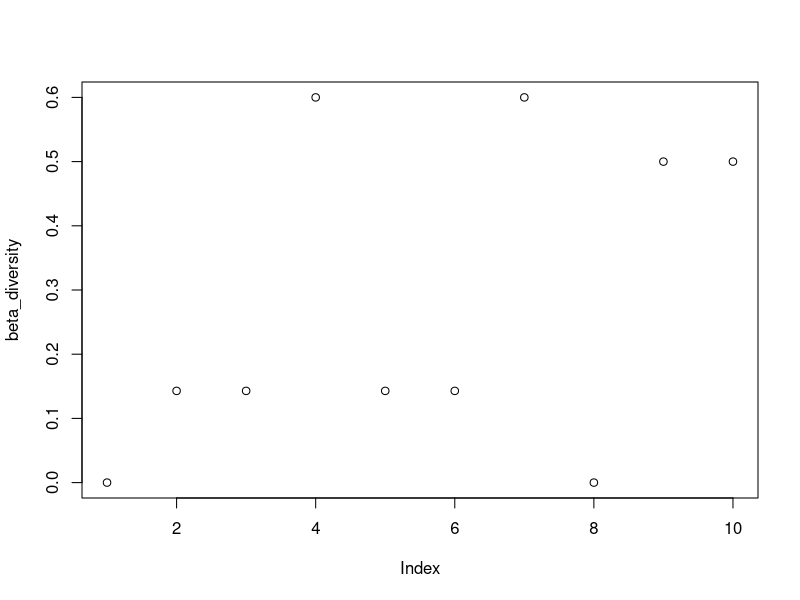

Recreate this plot in R.
#Description-----------------------------------------
#Practicing preston's law in R
#  22 Nov 2024
#RCS

# Load packages---------------------------------
library(vegan)
# Parameters-------------------------------------
#setting up meta-community parameters
set.seed(1234)
num_patches <- 5 #number of patches in metacommunity
num_spp <- 6 #number of POSSIBLE spp in metacommunity

meta_comm1 <- data.frame(matrix(NA, nrow = num_patches, ncol = num_spp))
S <- c(0.95,0.9,0.75,0.50,0.20,0.1) #an array of probability values for the occurence of each spp
K <- c(60,50,40,30,20,10) #this is just an example, but k is the abundance at each rank (i think?)
#this could later become some sort of rnorm(). EX rnorm(n = 1, mean = 10, sd = 1). This provides a starting abdunance for each spp if present

### Creating a meta-community###
#For right now I have it set where the presence / absence of a spp is a binomial variable with some
# Probability S[i]
#IF the species is present, then it is present at an abundance of K[i]. Right now this abundance is fixed.
# One idea for future development is to make abundance a distribution (could even just turn it into a poisson distribution?)
#Other idea/issue: if abundance of a "prior" spp is 0 than abundance of all following spp is 0. This is based on the idea that ecological communities are nested within one-another. However, instead of guaranteeing that abundance of next spp = 0, I wonder if it makes more sense to just make the probability of occ / abundance lower (but not set to zero.

# I think there's a lot that could be done here. A lot could be adapted. But this set of for loops is a decent start


# #determine occurence of spp 1
# for(i in 1:nrow(meta_comm1)){
#   for(j in 1:ncol(meta_comm1)){
#     meta_comm1[i,1] <- rbinom(n = 1, size = 1, prob = S[1])
#     meta_comm1[i,1] <- ifelse(meta_comm1[i,1] == 1, K[1],0)
#   }
# }
# 
# #determine occurrence of spp 2
# for(i in 1:nrow(meta_comm1)){
#   for(j in 1:ncol(meta_comm1)){
#     meta_comm1[i,2] <- ifelse(meta_comm1[i,1] > 0, rbinom(n = 1, size = 1, prob = S[2]),0)
#     meta_comm1[i,2] <- ifelse(meta_comm1[i,2] == 1, K[2],0)
#   }
# }
# 
# #determine occurrence of spp 3
# for(i in 1:nrow(meta_comm1)){
#   for(j in 1:ncol(meta_comm1)){
#     meta_comm1[i,3] <- ifelse(meta_comm1[i,2] > 0, rbinom(n = 1, size = 1, prob = S[3]),0)
#     meta_comm1[i,3] <- ifelse(meta_comm1[i,3] == 1, K[3],0)
#   }
# }
# 
# #determin occurrence of spp 4
# for(i in 1:nrow(meta_comm1)){
#   for(j in 1:ncol(meta_comm1)){
#     meta_comm1[i,4] <- ifelse(meta_comm1[i,3] > 0, rbinom(n = 1, size = 1, prob = S[4]),0)
#     meta_comm1[i,4] <- ifelse(meta_comm1[i,4] == 1, K[4],0)
#   }
# }
# 
# #determine occupancy of spp 5
# for(i in 1:nrow(meta_comm1)){
#   for(j in 1:ncol(meta_comm1)){
#     meta_comm1[i,5] <- ifelse(meta_comm1[i,4] > 0, rbinom(n = 1, size = 1, prob = S[5]),0)
#     meta_comm1[i,5] <- ifelse(meta_comm1[i,5] == 1, K[5],0)
#   }
# }
# 
# #determine occupancy of spp 6
# for(i in 1:nrow(meta_comm1)){
#   for(j in 1:ncol(meta_comm1)){
#     meta_comm1[i,6] <- ifelse(meta_comm1[i,5] > 0, rbinom(n = 1, size = 1, prob = S[6]),0)
#     meta_comm1[i,6] <- ifelse(meta_comm1[i,6] == 1, K[6],0)
#   }
# }

# I THINK this is a better way to determine abundance
for(i in 1:nrow(meta_comm1)){
  for(j in 1:ncol(meta_comm1)){
    #determine occurrence and abundance of spp 1
    meta_comm1[i,1] <- rbinom(n = 1, size = 1, prob = S[1])
    meta_comm1[i,1] <- ifelse(meta_comm1[i,1] == 1, K[1],0)
    
    #determine occurrence and abundance of spp2
    meta_comm1[i,2] <- ifelse(meta_comm1[i,1] > 0, rbinom(n = 1, size = 1, prob = S[2]),0)
    meta_comm1[i,2] <- ifelse(meta_comm1[i,2] == 1, K[2],0)
    
    #determine occurrence and abundance of spp 3
    meta_comm1[i,3] <- ifelse(meta_comm1[i,2] > 0, rbinom(n = 1, size = 1, prob = S[3]),0)
    meta_comm1[i,3] <- ifelse(meta_comm1[i,3] == 1, K[3],0)
    
    #determine occurrence and abundance of spp 4
    meta_comm1[i,4] <- ifelse(meta_comm1[i,3] > 0, rbinom(n = 1, size = 1, prob = S[4]),0)
    meta_comm1[i,4] <- ifelse(meta_comm1[i,4] == 1, K[4],0)
    
    #determine occurrence and abundance of spp 5
    meta_comm1[i,5] <- ifelse(meta_comm1[i,4] > 0, rbinom(n = 1, size = 1, prob = S[5]),0)
    meta_comm1[i,5] <- ifelse(meta_comm1[i,5] == 1, K[5],0)
    
    #determine occurrence and abundance of spp 6
    meta_comm1[i,6] <- ifelse(meta_comm1[i,5] > 0, rbinom(n = 1, size = 1, prob = S[6]),0)
    meta_comm1[i,6] <- ifelse(meta_comm1[i,6] == 1, K[6],0)
  }
}

meta_comm1$Patch <- c('Patch1','Patch2','Patch3','Patch4','Patch5')
colnames(meta_comm1) <- c('Spp1','Spp2','Spp3','spp4','spp5','Spp6','PatchID')
beta_diversity <- betadiver(meta_comm1[,1:6], method = 'w')
plot(beta_diversity)


### Below is use of Preston's law. Not sure we'll actually be doing this, so I have commented it out for
##now
# M <- 3
# Y0 <- 10
# z <- 0.1 #constant.
# P <- 1:num_spp #a vector. Preston's rankThe rank for each spp, which should correspond to the assigned abundance
# K <- c(80,70,60,50,40,30,20,10) #this is just an example, but k is the abundance at each rank (i think?)
# #this could later become some sort of rnorm(). EX rnorm(n = 1, mean = 10, sd = 1). This provides a starting abdunance for each spp if present
# rank_abun <- Y0*exp(-(z*P-M)^2)
# plot(rank_abun)
# 
# abun <- data.frame(K, rank_abun)
# plot(abun$rank_abun, abun$K)  
